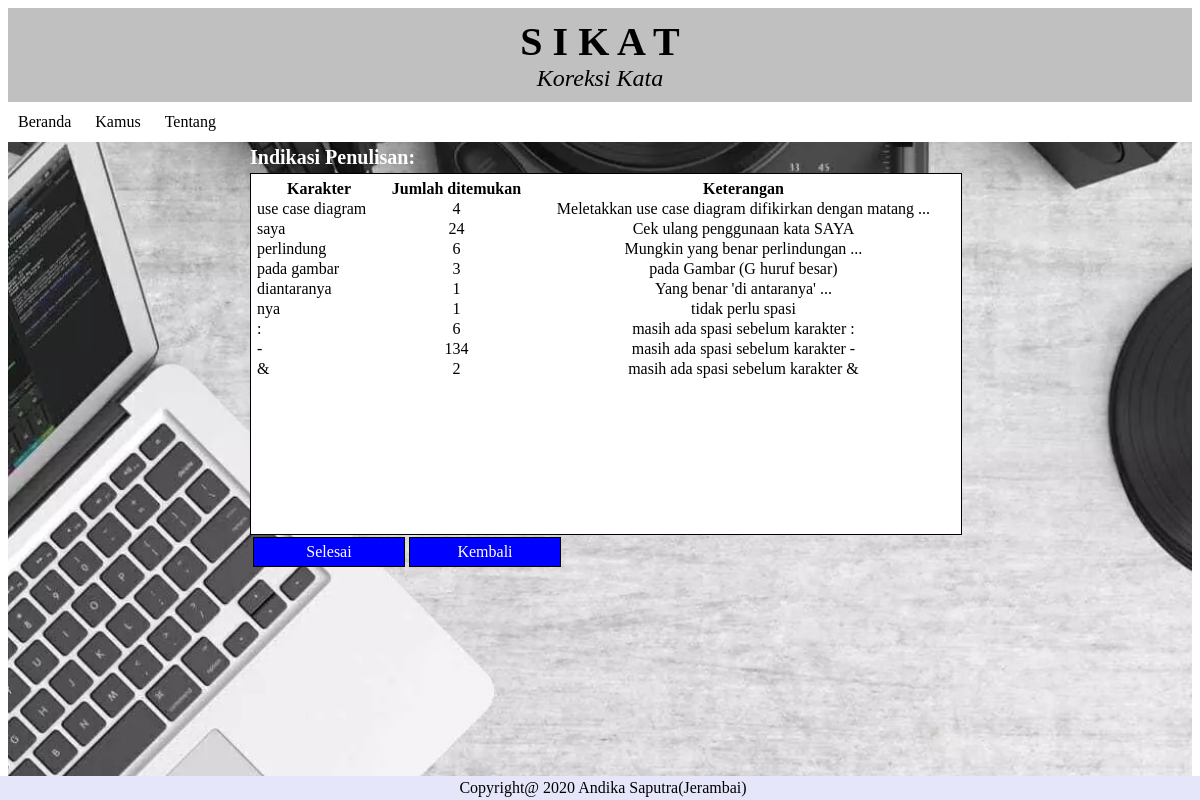
/cekat/file/karakter.php, run on an earlier commit of the app's database.
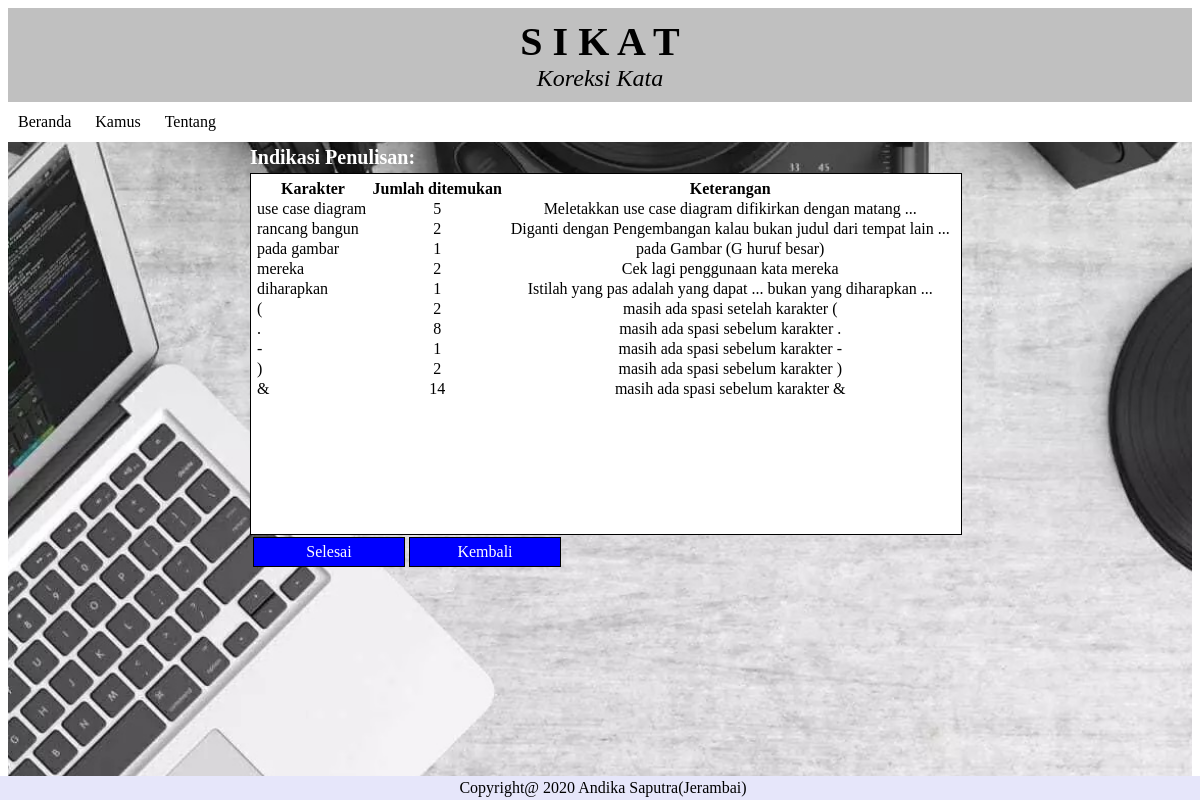
And on a later commit of the database.
### tables this page shows
CREATE TABLE `karakter` (
  `id` int(4) NOT NULL,
  `jumlah` int(10) NOT NULL DEFAULT '0',
  `karakter` char(46) DEFAULT NULL,
  `keterangan` char(68) DEFAULT NULL
);

### cekat/file/karakter.php (the view, shortened to what this page needs)
<html>
<head>
	<link rel="stylesheet" type="text/css" href="../style.css">
	<link rel="stylesheet" type="text/css" href="//cdn.datatables.net/1.10.19/css/jquery.dataTables.min.css">
  </head>
<body>
	<div class="latar">
	<div class="header">
	<header>
		<header class="judul"><b>S  I  K  A  T</b></header>
		<header class="deskripsi"><i>Koreksi Kata</i></header>
	</header>
	</div>
	<div id="menu">
	<?php include("../menubar.php"); ?>
	</div>
	<div class="tengah">
	<h2>Indikasi Penulisan:</h2>
	<div class = "auto">
	<table id="contact-detail" class="compact" cellspacing="0" width="100%">
<thead>
	<tr>
		<th>Karakter</th>
		<th>Jumlah ditemukan</th>
		<th>Keterangan</th>
	</tr>
</thead>
<tbody>
<?php
include "../koneksi.php";
$tampil=mysqli_query($conn,"SELECT karakter, jumlah, keterangan FROM karakter order by karakter desc");
	foreach($tampil as $kuy){
		if ($kuy['jumlah']==0) continue;
    echo "
		<tr>
		<td>".$kuy['karakter']."</td>
		<td align='center'>".$kuy['jumlah']."</td>
		<td align='center'>".$kuy['keterangan']."</td>
		</tr>
		";
    }
?>
</tbody>
</table>
</div>
<table>
<tr>
	<td align="center"><a href="baqo.php?data=upload" type="submit">Selesai</a></td>
  <td align="center"><a href="baqo.php?data=baca" type="submit">Kembali</a></td>
</tr>
</table>
</div>
<div id="footer">
Copyright@ 2020  Andika Saputra(Jerambai)
</div>
</div>
</body>
</html>

What changed in the data, as far as the page shows it:
no longer on this page (row edited): karakter: karakter "saya", jumlah "24", keterangan "Cek ulang penggunaan kata SAYA"
no longer on this page (row edited): karakter: karakter "perlindung", jumlah "6", keterangan "Mungkin yang benar perlindungan ..."
no longer on this page (row edited): karakter: karakter "diantaranya", jumlah "1", keterangan "Yang benar 'di antaranya' ..."
no longer on this page (row edited): karakter: karakter "nya", jumlah "1", keterangan "tidak perlu spasi"
no longer on this page (row edited): karakter: karakter ":", jumlah "6", keterangan "masih ada spasi sebelum karakter :"
changed karakter "use case diagram": jumlah "4" → "5"
now on this page (row edited): karakter: karakter "rancang bangun", jumlah "2", keterangan "Diganti dengan Pengembangan kalau bukan judul dari tempat lain ..."
changed karakter "pada gambar": jumlah "3" → "1"
now on this page (row edited): karakter: karakter "mereka", jumlah "2", keterangan "Cek lagi penggunaan kata mereka"
now on this page (row edited): karakter: karakter "diharapkan", jumlah "1", keterangan "Istilah yang pas adalah yang dapat ... bukan yang diharapkan ..."
now on this page (row edited): karakter: karakter "(", jumlah "2", keterangan "masih ada spasi setelah karakter ("
now on this page (row edited): karakter: karakter ".", jumlah "8", keterangan "masih ada spasi sebelum karakter ."
changed karakter "masih ada spasi sebelum karakter -": jumlah "134" → "1"
now on this page (row edited): karakter: karakter ")", jumlah "2", keterangan "masih ada spasi sebelum karakter )"
changed karakter "masih ada spasi sebelum karakter &": jumlah "2" → "14"
